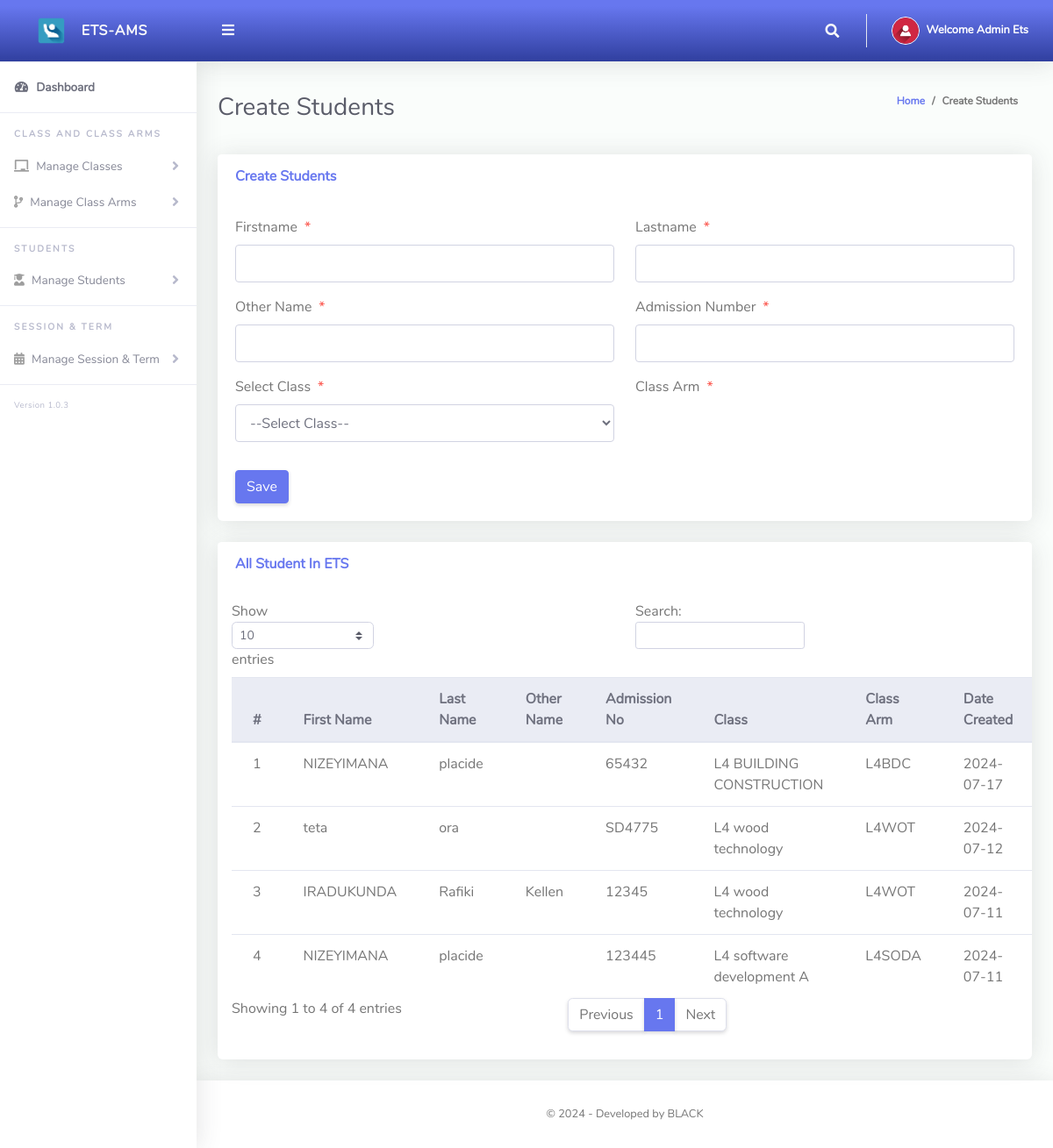
Page /Admin/createStudents.php (signed in) on the committed database.
### tables this page shows
CREATE TABLE `tblstudents` (
  `Id` int(10) NOT NULL,
  `firstName` varchar(255) NOT NULL,
  `lastName` varchar(255) NOT NULL,
  `otherName` varchar(255) NOT NULL,
  `admissionNumber` varchar(255) NOT NULL,
  `password` varchar(50) NOT NULL,
  `classId` varchar(10) NOT NULL,
  `classArmId` varchar(10) NOT NULL,
  `dateCreated` varchar(50) NOT NULL
);

CREATE TABLE `tblclass` (
  `Id` int(10) NOT NULL,
  `className` varchar(255) NOT NULL,
  `totalStudents` int(255) NOT NULL,
  `boys` int(255) NOT NULL,
  `girls` int(255) NOT NULL
);

CREATE TABLE `tblclassarms` (
  `Id` int(10) NOT NULL,
  `classId` varchar(10) NOT NULL,
  `classArmName` varchar(255) NOT NULL,
  `isAssigned` varchar(10) NOT NULL
);

### Admin/createStudents.php (the view, shortened to what this page needs)
<?php
include '../Includes/dbcon.php';
?>
<!DOCTYPE html>
<html lang="en">
<head>
  <link href="../vendor/fontawesome-free/css/all.min.css" rel="stylesheet" type="text/css">
  <link href="../vendor/bootstrap/css/bootstrap.min.css" rel="stylesheet" type="text/css">
  <link href="css/ruang-admin.min.css" rel="stylesheet">
</head>
<body id="page-top">
  <div id="wrapper">
      <?php include "Includes/sidebar.php";?>
    <div id="content-wrapper" class="d-flex flex-column">
      <div id="content">
       <?php include "Includes/topbar.php";?>
        <div class="container-fluid" id="container-wrapper">
          <div class="d-sm-flex align-items-center justify-content-between mb-4">
            <h1 class="h3 mb-0 text-gray-800">Create Students</h1>
            <ol class="breadcrumb">
              <li class="breadcrumb-item"><a href="./">Home</a></li>
              <li class="breadcrumb-item active" aria-current="page">Create Students</li>
            </ol>
          </div>
          <div class="row">
            <div class="col-lg-12">
              <div class="card mb-4">
                <div class="card-header py-3 d-flex flex-row align-items-center justify-content-between">
                  <h6 class="m-0 font-weight-bold text-primary">Create Students</h6>
                </div>
                <div class="card-body">
                  <form method="post">
                   <div class="form-group row mb-3">
                        <div class="col-xl-6">
                        <label class="form-control-label">Firstname<span class="text-danger ml-2">*</span></label>
                        <input type="text" class="form-control" name="firstName" value="<?php echo $row['firstName'];?>" id="exampleInputFirstName" >
                        </div>
                        <div class="col-xl-6">
                        <label class="form-control-label">Lastname<span class="text-danger ml-2">*</span></label>
                      <input type="text" class="form-control" name="lastName" value="<?php echo $row['lastName'];?>" id="exampleInputFirstName" >
                        </div>
                    </div>
                     <div class="form-group row mb-3">
                        <div class="col-xl-6">
                        <label class="form-control-label">Other Name<span class="text-danger ml-2">*</span></label>
                        <input type="text" class="form-control" name="otherName" value="<?php echo $row['otherName'];?>" id="exampleInputFirstName" >
                        </div>
                        <div class="col-xl-6">
                        <label class="form-control-label">Admission Number<span class="text-danger ml-2">*</span></label>
                      <input type="text" class="form-control" required name="admissionNumber" value="<?php echo $row['admissionNumber'];?>" id="exampleInputFirstName" >
                        </div>
                    </div>
                    <div class="form-group row mb-3">
                        <div class="col-xl-6">
                        <label class="form-control-label">Select Class<span class="text-danger ml-2">*</span></label>
                         <?php
                        $qry= "SELECT * FROM tblclass ORDER BY className ASC";
                        $result = $conn->query($qry);
                        $num = $result->num_rows;
                        if ($num > 0){
                          echo ' <select required name="classId" onchange="classArmDropdown(this.value)" class="form-control mb-3">';
                          echo'<option value="">--Select Class--</option>';
                                  echo '</select>';
                              }
                            ?>
                        </div>
                        <div class="col-xl-6">
                        <label class="form-control-label">Class Arm<span class="text-danger ml-2">*</span></label>
                        </div>
                    </div>
                      <?php
                    if (isset($Id))
                    {
                    ?>
                    <button type="submit" name="update" class="btn btn-warning">Update</button>
                    &nbsp;&nbsp;&nbsp;&nbsp;&nbsp;&nbsp;&nbsp;&nbsp;&nbsp;&nbsp;
                    <?php
                    } else {
                    ?>
                    <button type="submit" name="save" class="btn btn-primary">Save</button>
                    <?php
                    }
                    ?>
                  </form>
                </div>
              </div>
                 <div class="row">
              <div class="col-lg-12">
              <div class="card mb-4">
                <div class="card-header py-3 d-flex flex-row align-items-center justify-content-between">
                  <h6 class="m-0 font-weight-bold text-primary">All Student In ETS</h6>
                </div>
                <div class="table-responsive p-3">
                  <table class="table align-items-center table-flush table-hover" id="dataTableHover">
                    <thead class="thead-light">
                      <tr>
                        <th>#</th>
                        <th>First Name</th>
                        <th>Last Name</th>
                        <th>Other Name</th>
                        <th>Admission No</th>
                        <th>Class</th>
                        <th>Class Arm</th>
                        <th>Date Created</th>
                      </tr>
                    </thead>
                    <tbody>
                  <?php
                      $query = "SELECT tblstudents.Id,tblclass.className,tblclassarms.classArmName,tblclassarms.Id AS classArmId,tblstudents.firstName,
                      tblstudents.lastName,tblstudents.otherName,tblstudents.admissionNumber,tblstudents.dateCreated
                      FROM tblstudents
                      INNER JOIN tblclass ON tblclass.Id = tblstudents.classId
                      INNER JOIN tblclassarms ON tblclassarms.Id = tblstudents.classArmId";
                      $rs = $conn->query($query);
                      $num = $rs->num_rows;
                      $sn=0;
                      if($num > 0)
                      {
                        while ($rows = $rs->fetch_assoc())
                          {
                             $sn = $sn + 1;
                            echo"
                              <tr>
                                <td>".$sn."</td>
                                <td>".$rows['firstName']."</td>
                                <td>".$rows['lastName']."</td>
                                <td>".$rows['otherName']."</td>
                                <td>".$rows['admissionNumber']."</td>
                                <td>".$rows['className']."</td>
                                <td>".$rows['classArmName']."</td>
                                 <td>".$rows['dateCreated']."</td>
                                <td><a href='?action=edit&Id=".$rows['Id']."'><i class='fas fa-fw fa-edit'></i></a></td>
                                <td><a href='?action=delete&Id=".$rows['Id']."'><i class='fas fa-fw fa-trash'></i></a></td>
                              </tr>";
                          }
                      }
                      else
                      {
                           echo
                           "<div class='alert alert-danger' role='alert'>
                            No Record Found!
                            </div>";
                      }
                      ?>
                    </tbody>
                  </table>
                </div>
              </div>
            </div>
            </div>
          </div>
        </div>
      </div>
       <?php include "Includes/footer.php";?>
    </div>
  </div>
</body>
</html>

### Admin/Includes/topbar.php (shortened to what this page needs)
<?php
  $query = "SELECT * FROM tbladmin WHERE Id = ".$_SESSION['userId']."";
  $rs = $conn->query($query);
  $rows = $rs->fetch_assoc();
  $fullName = $rows['firstName']." ".$rows['lastName'];
?>
<nav class="navbar navbar-expand navbar-light bg-gradient-primary topbar mb-4 static-top">
          <button id="sidebarToggleTop" class="btn btn-link rounded-circle mr-3">
            <i class="fa fa-bars"></i>
          </button>
          <ul class="navbar-nav ml-auto">
            <li class="nav-item dropdown no-arrow">
              <a class="nav-link dropdown-toggle" href="#" id="searchDropdown" role="button" data-toggle="dropdown"
                aria-haspopup="true" aria-expanded="false">
                <i class="fas fa-search fa-fw"></i>
              </a>
            </li>
            <li class="nav-item dropdown no-arrow">
              <a class="nav-link dropdown-toggle" href="#" id="userDropdown" role="button" data-toggle="dropdown"
                aria-haspopup="true" aria-expanded="false">
                <img class="img-profile rounded-circle" src="img/user-icn.png" style="max-width: 60px">
                <span class="ml-2 d-none d-lg-inline text-white small"><b>Welcome <?php echo $fullName;?></b></span>
              </a>
            </li>
          </ul>
        </nav>

### rows in the picture
tblstudents: firstName "NIZEYIMANA", lastName "placide", admissionNumber "65432", classId.className "L4 BUILDING CONSTRUCTION", classArmId.classArmName "L4BDC", dateCreated "2024-07-17"
tblstudents: firstName "teta", lastName "ora", admissionNumber "SD4775", classId.className "L4 wood technology", classArmId.classArmName "L4WOT", dateCreated "2024-07-12"
tblstudents: firstName "IRADUKUNDA", lastName "Rafiki", otherName "Kellen", admissionNumber "12345", classId.className "L4 wood technology", classArmId.classArmName "L4WOT", dateCreated "2024-07-11"
tblstudents: firstName "NIZEYIMANA", lastName "placide", admissionNumber "123445", classId.className "L4 software development A", classArmId.classArmName "L4SODA", dateCreated "2024-07-11"

### other values in the picture
$fullName "Admin Ets"
